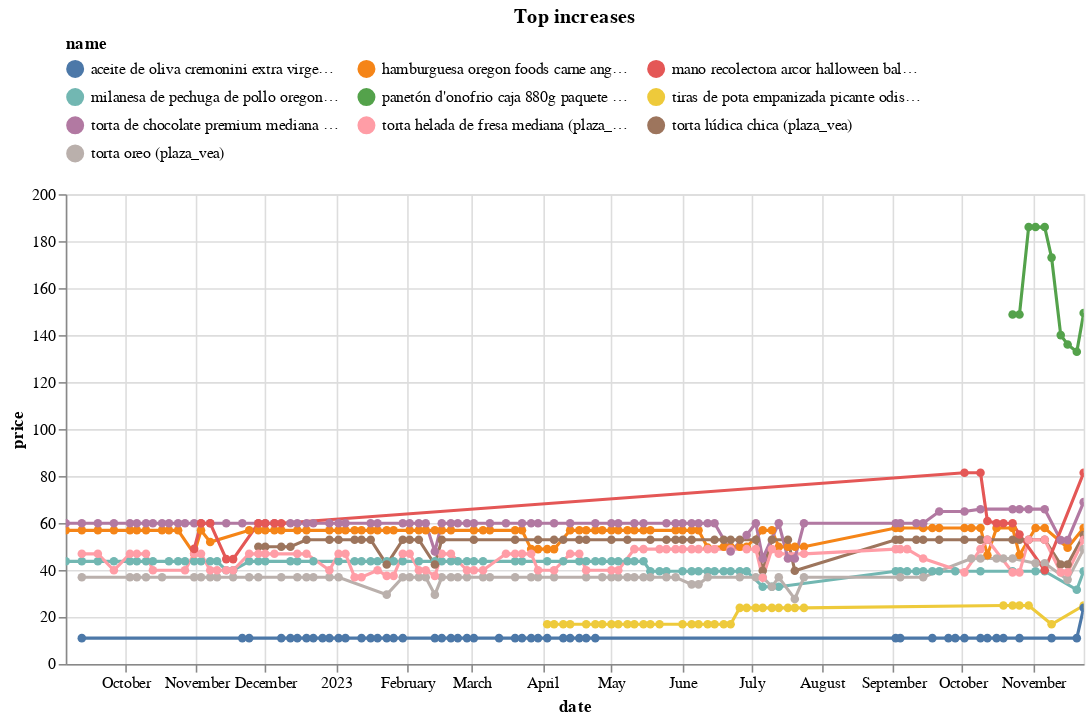

Write notebook code for a chart like this one.
### Code cell
(top_changes_abs
 .sort_values('change')
 .tail(10)
 .pipe(plot_changes, 'Top increases')
)

### Figure 1 — Vega-Lite specification as saved in the notebook (floating-point values rounded to 4 significant figures; data arrays with more than 128 entries replaced by an {"elided": "..."} marker saying what was removed)
{"config": {"view": {"continuousWidth": 300, "continuousHeight": 300}, "legend": {"columns": 3, "orient": "top"}}, "data": {"name": "data-6482d52da7f3475aec8a076459510006"}, "mark": {"type": "line", "point": true}, "encoding": {"color": {"field": "name", "scale": {"domain": ["aceite de oliva cremonini extra virgen botella 250ml (plaza_vea)", "hamburguesa oregon foods carne angus caja 4un (plaza_vea)", "mano recolectora arcor halloween balde 200g (plaza_vea)", "milanesa de pechuga de pollo oregon foods súper rancheras bolsa 900g (plaza_vea)", "panetón d'onofrio caja 880g paquete 6un (plaza_vea)", "tiras de pota empanizada picante odissea paquete 500g (plaza_vea)", "torta de chocolate premium mediana (plaza_vea)", "torta helada de fresa mediana (plaza_vea)", "torta lúdica chica (plaza_vea)", "torta oreo (plaza_vea)"]}, "type": "nominal"}, "tooltip": [{"field": "name", "type": "nominal"}, {"field": "price", "type": "quantitative"}, {"field": "last_price", "type": "quantitative"}], "x": {"field": "date", "type": "temporal"}, "y": {"field": "price", "type": "quantitative"}}, "params": [{"name": "param_11", "select": {"type": "point", "fields": ["name"]}, "bind": "legend"}, {"name": "param_12", "select": {"type": "interval", "encodings": ["x", "y"]}, "bind": "scales"}], "title": "Top increases", "transform": [{"filter": {"param": "param_11"}}], "width": 650, "$schema": "https://vega.github.io/schema/vega-lite/v5.15.1.json", "datasets": {"data-6482d52da7f3475aec8a076459510006": {"elided": "559 records"}}}
